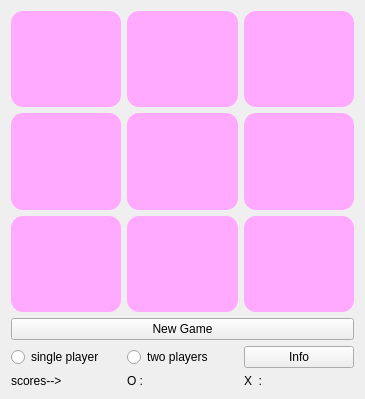
<?xml version="1.0" encoding="UTF-8"?>
<ui version="4.0">
 <class>Dialog</class>
 <widget class="QDialog" name="Dialog">
  <property name="geometry">
   <rect>
    <x>0</x>
    <y>0</y>
    <width>365</width>
    <height>399</height>
   </rect>
  </property>
  <property name="sizePolicy">
   <sizepolicy hsizetype="Expanding" vsizetype="Expanding">
    <horstretch>0</horstretch>
    <verstretch>0</verstretch>
   </sizepolicy>
  </property>
  <property name="windowTitle">
   <string>Dialog</string>
  </property>
  <layout class="QGridLayout" name="gridLayout">
   <item row="0" column="1">
    <widget class="QPushButton" name="btn2">
     <property name="sizePolicy">
      <sizepolicy hsizetype="Expanding" vsizetype="Expanding">
       <horstretch>0</horstretch>
       <verstretch>0</verstretch>
      </sizepolicy>
     </property>
     <property name="font">
      <font>
       <pointsize>20</pointsize>
       <italic>false</italic>
       <bold>true</bold>
      </font>
     </property>
     <property name="cursor">
      <cursorShape>OpenHandCursor</cursorShape>
     </property>
     <property name="styleSheet">
      <string notr="true">background-color: rgb(255, 170, 255);
border-radius: 12px</string>
     </property>
     <property name="text">
      <string/>
     </property>
    </widget>
   </item>
   <item row="2" column="1">
    <widget class="QPushButton" name="btn8">
     <property name="sizePolicy">
      <sizepolicy hsizetype="Expanding" vsizetype="Expanding">
       <horstretch>0</horstretch>
       <verstretch>0</verstretch>
      </sizepolicy>
     </property>
     <property name="font">
      <font>
       <pointsize>20</pointsize>
       <italic>false</italic>
       <bold>true</bold>
      </font>
     </property>
     <property name="cursor">
      <cursorShape>OpenHandCursor</cursorShape>
     </property>
     <property name="styleSheet">
      <string notr="true">background-color: rgb(255, 170, 255);
border-radius: 12px</string>
     </property>
     <property name="text">
      <string/>
     </property>
    </widget>
   </item>
   <item row="1" column="1">
    <widget class="QPushButton" name="btn5">
     <property name="sizePolicy">
      <sizepolicy hsizetype="Expanding" vsizetype="Expanding">
       <horstretch>0</horstretch>
       <verstretch>0</verstretch>
      </sizepolicy>
     </property>
     <property name="font">
      <font>
       <pointsize>20</pointsize>
       <italic>false</italic>
       <bold>true</bold>
      </font>
     </property>
     <property name="cursor">
      <cursorShape>OpenHandCursor</cursorShape>
     </property>
     <property name="styleSheet">
      <string notr="true">background-color: rgb(255, 170, 255);
border-radius: 12px</string>
     </property>
     <property name="text">
      <string/>
     </property>
    </widget>
   </item>
   <item row="2" column="2">
    <widget class="QPushButton" name="btn9">
     <property name="sizePolicy">
      <sizepolicy hsizetype="Expanding" vsizetype="Expanding">
       <horstretch>0</horstretch>
       <verstretch>0</verstretch>
      </sizepolicy>
     </property>
     <property name="font">
      <font>
       <pointsize>20</pointsize>
       <italic>false</italic>
       <bold>true</bold>
      </font>
     </property>
     <property name="cursor">
      <cursorShape>OpenHandCursor</cursorShape>
     </property>
     <property name="styleSheet">
      <string notr="true">background-color: rgb(255, 170, 255);
border-radius: 12px</string>
     </property>
     <property name="text">
      <string/>
     </property>
    </widget>
   </item>
   <item row="0" column="0">
    <widget class="QPushButton" name="btn1">
     <property name="sizePolicy">
      <sizepolicy hsizetype="Expanding" vsizetype="Expanding">
       <horstretch>0</horstretch>
       <verstretch>0</verstretch>
      </sizepolicy>
     </property>
     <property name="font">
      <font>
       <pointsize>20</pointsize>
       <italic>false</italic>
       <bold>true</bold>
      </font>
     </property>
     <property name="cursor">
      <cursorShape>OpenHandCursor</cursorShape>
     </property>
     <property name="styleSheet">
      <string notr="true">background-color: rgb(255, 170, 255);
border-radius: 12px</string>
     </property>
     <property name="text">
      <string/>
     </property>
    </widget>
   </item>
   <item row="3" column="0" colspan="3">
    <widget class="QPushButton" name="newgame">
     <property name="text">
      <string>New Game</string>
     </property>
    </widget>
   </item>
   <item row="2" column="0">
    <widget class="QPushButton" name="btn7">
     <property name="sizePolicy">
      <sizepolicy hsizetype="Expanding" vsizetype="Expanding">
       <horstretch>0</horstretch>
       <verstretch>0</verstretch>
      </sizepolicy>
     </property>
     <property name="font">
      <font>
       <pointsize>20</pointsize>
       <italic>false</italic>
       <bold>true</bold>
      </font>
     </property>
     <property name="cursor">
      <cursorShape>OpenHandCursor</cursorShape>
     </property>
     <property name="styleSheet">
      <string notr="true">background-color: rgb(255, 170, 255);
border-radius: 12px</string>
     </property>
     <property name="text">
      <string/>
     </property>
    </widget>
   </item>
   <item row="4" column="2">
    <widget class="QPushButton" name="info">
     <property name="text">
      <string>Info</string>
     </property>
    </widget>
   </item>
   <item row="1" column="2">
    <widget class="QPushButton" name="btn6">
     <property name="sizePolicy">
      <sizepolicy hsizetype="Expanding" vsizetype="Expanding">
       <horstretch>0</horstretch>
       <verstretch>0</verstretch>
      </sizepolicy>
     </property>
     <property name="font">
      <font>
       <pointsize>20</pointsize>
       <italic>false</italic>
       <bold>true</bold>
      </font>
     </property>
     <property name="cursor">
      <cursorShape>OpenHandCursor</cursorShape>
     </property>
     <property name="styleSheet">
      <string notr="true">background-color: rgb(255, 170, 255);
border-radius: 12px</string>
     </property>
     <property name="text">
      <string/>
     </property>
    </widget>
   </item>
   <item row="4" column="1">
    <widget class="QRadioButton" name="two_players">
     <property name="text">
      <string>two players</string>
     </property>
    </widget>
   </item>
   <item row="4" column="0">
    <widget class="QRadioButton" name="single_player">
     <property name="text">
      <string>single player</string>
     </property>
    </widget>
   </item>
   <item row="0" column="2">
    <widget class="QPushButton" name="btn3">
     <property name="sizePolicy">
      <sizepolicy hsizetype="Expanding" vsizetype="Expanding">
       <horstretch>0</horstretch>
       <verstretch>0</verstretch>
      </sizepolicy>
     </property>
     <property name="font">
      <font>
       <pointsize>20</pointsize>
       <italic>false</italic>
       <bold>true</bold>
      </font>
     </property>
     <property name="cursor">
      <cursorShape>OpenHandCursor</cursorShape>
     </property>
     <property name="styleSheet">
      <string notr="true">background-color: rgb(255, 170, 255);
border-radius: 12px</string>
     </property>
     <property name="text">
      <string/>
     </property>
    </widget>
   </item>
   <item row="1" column="0">
    <widget class="QPushButton" name="btn4">
     <property name="sizePolicy">
      <sizepolicy hsizetype="Expanding" vsizetype="Expanding">
       <horstretch>0</horstretch>
       <verstretch>0</verstretch>
      </sizepolicy>
     </property>
     <property name="font">
      <font>
       <pointsize>20</pointsize>
       <italic>false</italic>
       <bold>true</bold>
      </font>
     </property>
     <property name="cursor">
      <cursorShape>OpenHandCursor</cursorShape>
     </property>
     <property name="styleSheet">
      <string notr="true">background-color: rgb(255, 170, 255);
border-radius: 12px</string>
     </property>
     <property name="text">
      <string/>
     </property>
    </widget>
   </item>
   <item row="5" column="1">
    <widget class="QLabel" name="oscore">
     <property name="text">
      <string>O :</string>
     </property>
    </widget>
   </item>
   <item row="5" column="2">
    <widget class="QLabel" name="xscore">
     <property name="text">
      <string>X  :</string>
     </property>
    </widget>
   </item>
   <item row="5" column="0">
    <widget class="QLabel" name="label">
     <property name="text">
      <string>scores--&gt;</string>
     </property>
    </widget>
   </item>
  </layout>
 </widget>
 <resources/>
 <connections/>
</ui>
